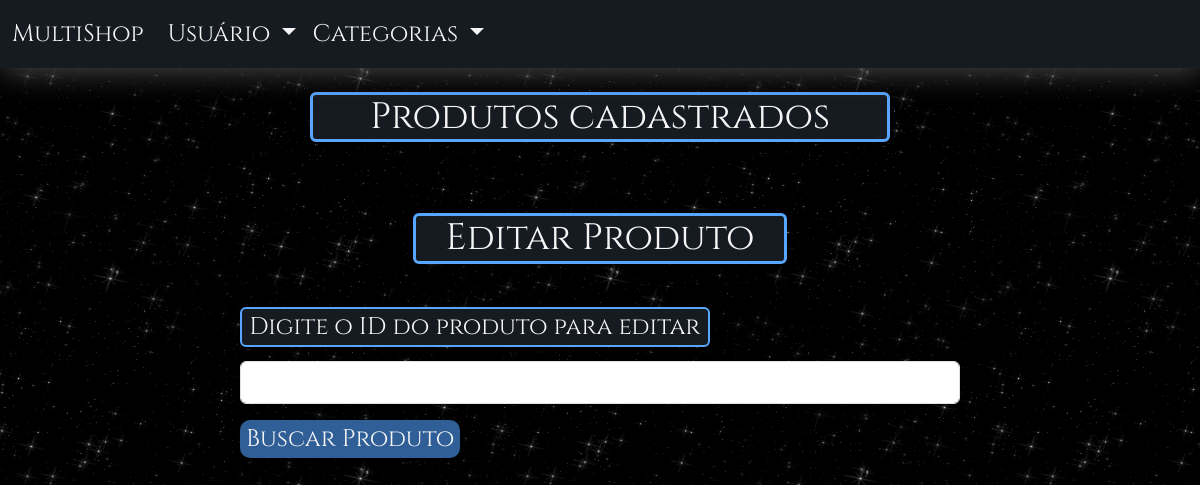
Page /admin/admin.php?categoria=Editar (signed in) on the earlier database version.
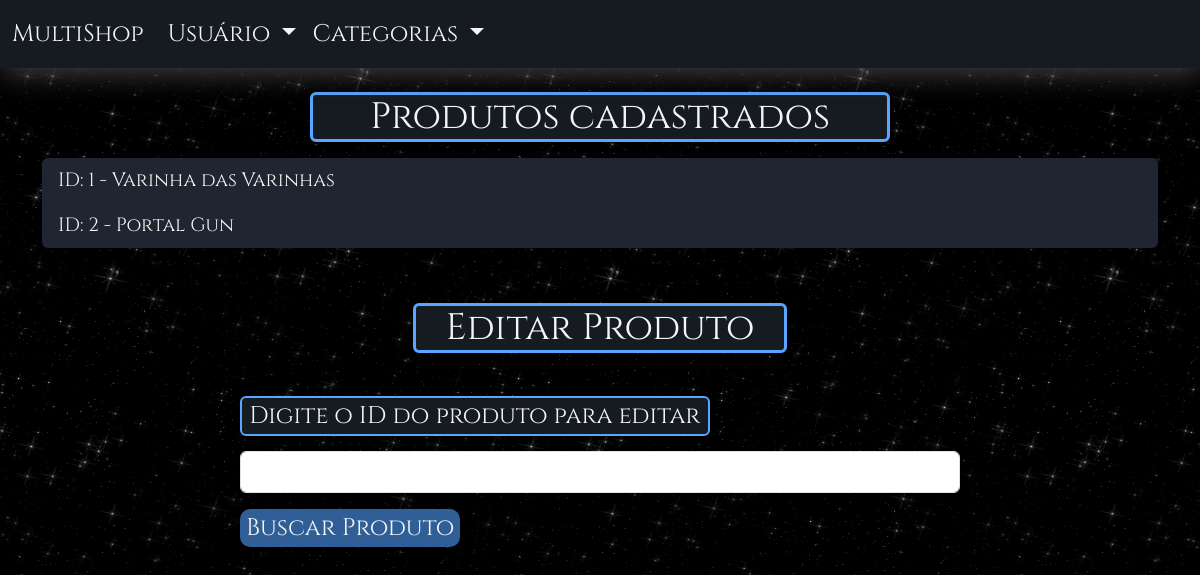
Same page on the later database version.
### tables this page shows
CREATE TABLE `produto` (
  `id` int(11) NOT NULL,
  `nome` varchar(50) NOT NULL,
  `descricao` text DEFAULT NULL,
  `categoria` varchar(25) NOT NULL,
  `preco` double NOT NULL,
  `imagem` mediumblob DEFAULT NULL
);

### admin/admin.php (the view, shortened to what this page needs)
<!DOCTYPE html>
<html lang="pt-br">
<head>
  <link href="https://cdn.jsdelivr.net/npm/bootstrap@5.3.6/dist/css/bootstrap.min.css" rel="stylesheet">
  <link rel="stylesheet" href="../css/style.css">
</head>
<?php
include '../navbar/nav_bar.php';
?>
<body>
<?php if ($_GET['categoria'] === 'Editar'):
  $stmt = $pdo->query("SELECT id, nome FROM produto ORDER BY id ASC");
  $receitas = $stmt->fetchAll();
  echo "<div class='container mt-4'>";
  echo "<h1 class='mb-3 title-painel'>Produtos cadastrados</h1>";
  echo "<ul class='list-group'>";
  foreach ($receitas as $receita) {
    echo "<li class='list-group-item input-painel'>ID: {$receita['id']} - {$receita['nome']}</li>";
  }
  echo "</ul>";
  echo "</div>";
  ?>
  <form method="get" class="painel-receita" >
    <h1 class="title-painel">Editar Produto</h1>
    <div class="mb-3">
      <label for="id" class="form-label label-painel">Digite o ID do produto para editar</label>
      <input type="number" class="form-control input-painel" name="id" required>
    </div>
    <button type="submit" class="buscar btn-buscar">Buscar Produto</button>
  </form>
<?php endif; ?>
</body>
</html>

Differences in the rows shown:
added produto: id "1", nome "Varinha das Varinhas"
added produto: id "2", nome "Portal Gun"
